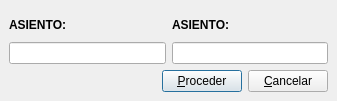
<ui version="4.0" >
 <author>José Manuel Díez Botella</author>
 <class>intercambianum</class>
 <widget class="QDialog" name="intercambianum" >
  <property name="geometry" >
   <rect>
    <x>0</x>
    <y>0</y>
    <width>337</width>
    <height>101</height>
   </rect>
  </property>
  <property name="windowTitle" >
   <string>Intercambia números de asiento</string>
  </property>
  <layout class="QVBoxLayout" >
   <property name="spacing" >
    <number>6</number>
   </property>
   <property name="leftMargin" >
    <number>9</number>
   </property>
   <property name="topMargin" >
    <number>9</number>
   </property>
   <property name="rightMargin" >
    <number>9</number>
   </property>
   <property name="bottomMargin" >
    <number>9</number>
   </property>
   <item>
    <layout class="QHBoxLayout" >
     <property name="spacing" >
      <number>6</number>
     </property>
     <property name="leftMargin" >
      <number>0</number>
     </property>
     <property name="topMargin" >
      <number>0</number>
     </property>
     <property name="rightMargin" >
      <number>0</number>
     </property>
     <property name="bottomMargin" >
      <number>0</number>
     </property>
     <item>
      <layout class="QVBoxLayout" >
       <property name="spacing" >
        <number>0</number>
       </property>
       <property name="leftMargin" >
        <number>0</number>
       </property>
       <property name="topMargin" >
        <number>0</number>
       </property>
       <property name="rightMargin" >
        <number>0</number>
       </property>
       <property name="bottomMargin" >
        <number>0</number>
       </property>
       <item>
        <widget class="QLabel" name="textLabel1" >
         <property name="text" >
          <string>&lt;b>ASIENTO:&lt;/b></string>
         </property>
         <property name="wordWrap" >
          <bool>false</bool>
         </property>
        </widget>
       </item>
       <item>
        <widget class="QLineEdit" name="asientolineEdit1" >
         <property name="maxLength" >
          <number>20</number>
         </property>
        </widget>
       </item>
      </layout>
     </item>
     <item>
      <layout class="QVBoxLayout" >
       <property name="spacing" >
        <number>0</number>
       </property>
       <property name="leftMargin" >
        <number>0</number>
       </property>
       <property name="topMargin" >
        <number>0</number>
       </property>
       <property name="rightMargin" >
        <number>0</number>
       </property>
       <property name="bottomMargin" >
        <number>0</number>
       </property>
       <item>
        <widget class="QLabel" name="textLabel2" >
         <property name="text" >
          <string>&lt;b>ASIENTO:&lt;/b></string>
         </property>
         <property name="wordWrap" >
          <bool>false</bool>
         </property>
        </widget>
       </item>
       <item>
        <widget class="QLineEdit" name="asientolineEdit2" >
         <property name="maxLength" >
          <number>20</number>
         </property>
        </widget>
       </item>
      </layout>
     </item>
    </layout>
   </item>
   <item>
    <layout class="QHBoxLayout" >
     <property name="spacing" >
      <number>6</number>
     </property>
     <property name="leftMargin" >
      <number>0</number>
     </property>
     <property name="topMargin" >
      <number>0</number>
     </property>
     <property name="rightMargin" >
      <number>0</number>
     </property>
     <property name="bottomMargin" >
      <number>0</number>
     </property>
     <item>
      <spacer>
       <property name="orientation" >
        <enum>Qt::Horizontal</enum>
       </property>
       <property name="sizeType" >
        <enum>QSizePolicy::Expanding</enum>
       </property>
       <property name="sizeHint" >
        <size>
         <width>81</width>
         <height>20</height>
        </size>
       </property>
      </spacer>
     </item>
     <item>
      <widget class="QPushButton" name="procederpushButton" >
       <property name="text" >
        <string>&amp;Proceder</string>
       </property>
       <property name="shortcut" >
        <string>Alt+P</string>
       </property>
      </widget>
     </item>
     <item>
      <widget class="QPushButton" name="cancelarpushButton" >
       <property name="text" >
        <string>&amp;Cancelar</string>
       </property>
       <property name="shortcut" >
        <string>Alt+C</string>
       </property>
      </widget>
     </item>
    </layout>
   </item>
  </layout>
 </widget>
 <layoutdefault spacing="6" margin="11" />
 <resources/>
 <connections>
  <connection>
   <sender>cancelarpushButton</sender>
   <signal>clicked()</signal>
   <receiver>intercambianum</receiver>
   <slot>reject()</slot>
   <hints>
    <hint type="sourcelabel" >
     <x>20</x>
     <y>20</y>
    </hint>
    <hint type="destinationlabel" >
     <x>20</x>
     <y>20</y>
    </hint>
   </hints>
  </connection>
 </connections>
</ui>
